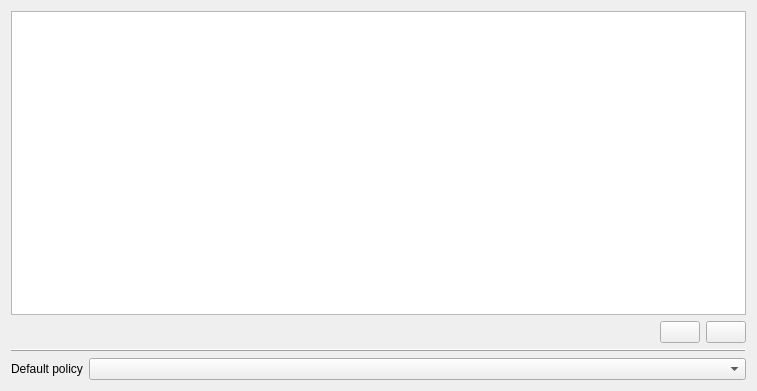
<?xml version="1.0" encoding="UTF-8"?>
<ui version="4.0">
 <class>EquitWebServer::AccessControlWidget</class>
 <widget class="QWidget" name="EquitWebServer::AccessControlWidget">
  <property name="geometry">
   <rect>
    <x>0</x>
    <y>0</y>
    <width>757</width>
    <height>391</height>
   </rect>
  </property>
  <property name="windowTitle">
   <string>Form</string>
  </property>
  <layout class="QVBoxLayout" name="verticalLayout">
   <item>
    <widget class="QTreeView" name="ipPolicyList">
     <property name="rootIsDecorated">
      <bool>false</bool>
     </property>
    </widget>
   </item>
   <item>
    <layout class="QHBoxLayout" name="listButtonsLayout">
     <item>
      <spacer name="horizontalSpacer">
       <property name="orientation">
        <enum>Qt::Horizontal</enum>
       </property>
       <property name="sizeHint" stdset="0">
        <size>
         <width>40</width>
         <height>20</height>
        </size>
       </property>
      </spacer>
     </item>
     <item>
      <widget class="QPushButton" name="add">
       <property name="text">
        <string/>
       </property>
       <property name="icon">
        <iconset theme="list-add" resource="../resources/resources.qrc">
         <normaloff>:/icons/buttons/addtolist</normaloff>:/icons/buttons/addtolist</iconset>
       </property>
      </widget>
     </item>
     <item>
      <widget class="QPushButton" name="remove">
       <property name="text">
        <string/>
       </property>
       <property name="icon">
        <iconset theme="list-remove">
         <normaloff>.</normaloff>.</iconset>
       </property>
      </widget>
     </item>
    </layout>
   </item>
   <item>
    <widget class="QFrame" name="separator">
     <property name="frameShape">
      <enum>QFrame::HLine</enum>
     </property>
     <property name="frameShadow">
      <enum>QFrame::Raised</enum>
     </property>
    </widget>
   </item>
   <item>
    <layout class="QHBoxLayout" name="defaultPolicyLayout" stretch="0,1">
     <item>
      <widget class="QLabel" name="defaultPolicyLabel">
       <property name="text">
        <string>Default policy</string>
       </property>
       <property name="buddy">
        <cstring>defaultPolicy</cstring>
       </property>
      </widget>
     </item>
     <item>
      <widget class="EquitWebServer::ConnectionPolicyCombo" name="defaultPolicy">
       <property name="toolTip">
        <string>&lt;p&gt;Choose a default policy to use for HTTP connections from IP addresses not listed above.&lt;/p&gt;

&lt;p&gt;&lt;small&gt;This includes IP addresses for which the policy &lt;strong&gt;No Policy&lt;/strong&gt; has been set.&lt;/small&gt;&lt;/p&gt;</string>
       </property>
      </widget>
     </item>
    </layout>
   </item>
  </layout>
 </widget>
 <customwidgets>
  <customwidget>
   <class>EquitWebServer::ConnectionPolicyCombo</class>
   <extends>QComboBox</extends>
   <header>src/connectionpolicycombo.h</header>
  </customwidget>
 </customwidgets>
 <tabstops>
  <tabstop>ipPolicyList</tabstop>
  <tabstop>defaultPolicy</tabstop>
 </tabstops>
 <resources>
  <include location="../resources/resources.qrc"/>
 </resources>
 <connections/>
</ui>
